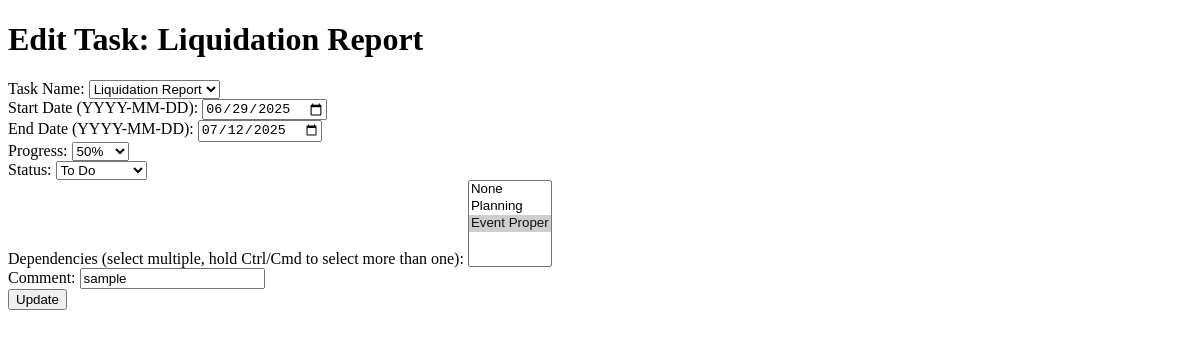
Before: /tasks/3/edit (signed in) with the older database file.
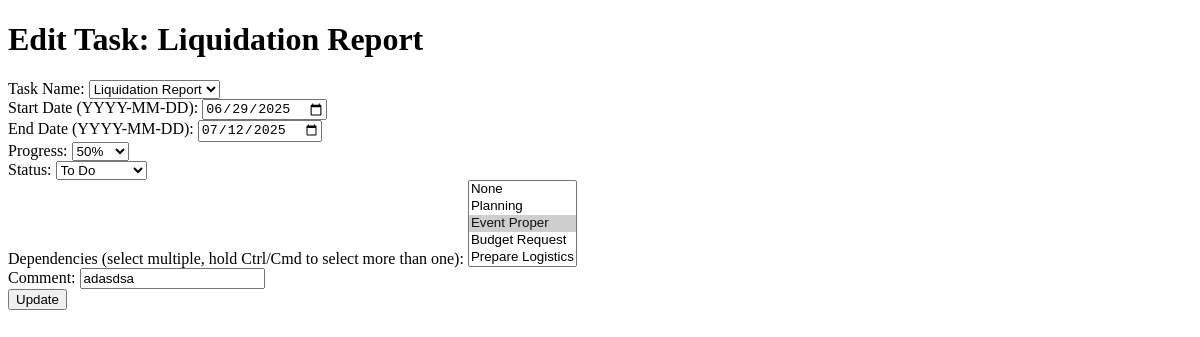
After: the same page with the newer database file.
### app/models.py (models this page shows, shortened)
class Task(db.Model):
    id = db.Column(db.Integer, primary_key=True)
    name = db.Column(db.String(120), nullable=False)
    start_date = db.Column(db.Date, nullable=True)
    end_date = db.Column(db.Date, nullable=True)
    progress = db.Column(db.Integer, default=0, nullable=False)
    status = db.Column(db.String(50), default='To Do', nullable=False)
    dependencies = db.Column(db.String(255), nullable=True)
    comment = db.Column(db.Text, nullable=True)
    project_id = db.Column(db.Integer, db.ForeignKey('project.id'), nullable=False)
    user_id = db.Column(db.Integer, db.ForeignKey('user.id'), nullable=False)

### app/routes.py (the view, shortened to what this page needs)
@bp.route('/tasks/<int:task_id>/edit', methods=['GET', 'POST'])
@login_required
def edit_task(task_id):
    task = Task.query.get_or_404(task_id)
    if task.project.user_id != current_user.id:
        if request.headers.get('X-Requested-With') == 'XMLHttpRequest':
            return jsonify({'success': False, 'message': 'You do not have permission to edit this task.'}), 403
        flash('You do not have permission to edit this task.', 'error')
        return redirect(url_for('main.projects'))
    return render_template('edit_task.html', task=task, current_project=task.project)

### app/templates/edit_task.html (shortened to what this page needs)
<!DOCTYPE html>
<html lang="en">
<head>
    <link rel="stylesheet" href="{{ url_for('static', filename='css/style.css') }}">
</head>
<body>
<h1>Edit Task: {{ task.name }}</h1>
    <form method="POST" action="" onsubmit="return validateDates()">
        <div>
            <label for="task_name">Task Name:</label>
            <select id="task_name_select" name="task_name" onchange="toggleOtherTaskName(this)" required>
                <option value="Liquidation Report" {% if task.name == 'Liquidation Report' %}selected{% endif %}>Liquidation Report</option>
            </select>
        </div>
        <div>
            <label for="start_date">Start Date (YYYY-MM-DD):</label>
            <input type="date" id="start_date" name="start_date" value="{{ task.start_date.strftime('%Y-%m-%d') if task.start_date else '' }}" required>
        </div>
        <div>
            <label for="end_date">End Date (YYYY-MM-DD):</label>
            <input type="date" id="end_date" name="end_date" value="{{ task.end_date.strftime('%Y-%m-%d') if task.end_date else '' }}" required>
        </div>
        <div>
            <label for="progress">Progress:</label>
            <select id="progress" name="progress" required>
                <option value="50" {% if task.progress == 50 %}selected{% endif %}>50%</option>
            </select>
        </div>
        <div>
            <label for="status">Status:</label>
            <select id="status" name="status" required>
                <option value="To Do" {% if task.status == 'To Do' %}selected{% endif %}>To Do</option>
            </select>
        </div>
        <div>
            <label for="dependencies">Dependencies (select multiple, hold Ctrl/Cmd to select more than one):</label>
            <select id="dependencies" name="dependencies" multiple size="5" required>
                <option value="None" {% if not task.dependencies %}selected{% endif %}>None</option>
                {% for t in current_project.tasks if t.id != task.id %}
                    <option value="{{ t.name }}" {% if task.dependencies and t.name in task.dependencies.split(',') %}selected{% endif %}>{{ t.name }}</option>
                {% endfor %}
            </select>
        </div>
        <div>
            <label for="comment">Comment:</label>
            <input type="text" id="comment" name="comment" value="{{ task.comment if task.comment else '' }}" required>
        </div>
        <button type="submit" id="submitButton" disabled>Update</button>
    </form>
</body>
</html>

Changed rows visible on the page:
changed Task "Liquidation Report": dependencies "None / Planning / Event Proper ☑" → "None / Planning / Event Proper ☑ / Budget Request / Prepare Logistics"; comment "sample" → "adasdsa"
